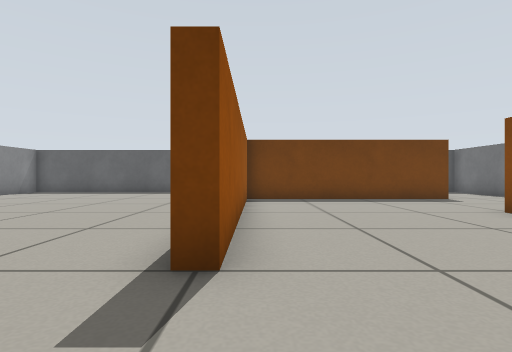
[1] (above)

20 first-person views from a walk through a Gazebo world. The camera is 0.39 m above the floor, looks level and sees 80° across. The floor is counted in squares, 0.5 m on a side. Each view is taken from the middle of a square. On the plan, view 1 faces up. The plan holds only what a view shows up to about 10 squares ahead; the rest is blank.

[2]
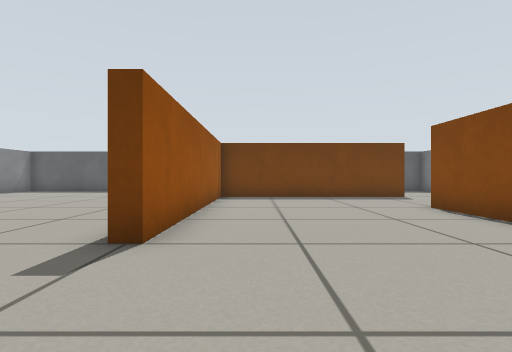

[3]
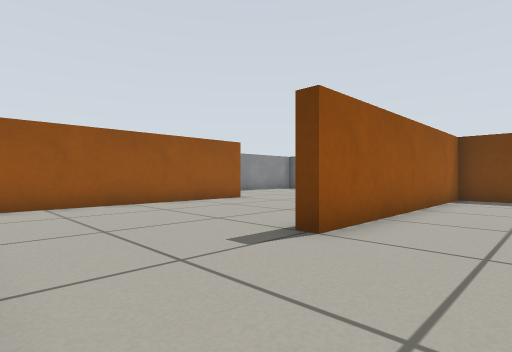

[4]
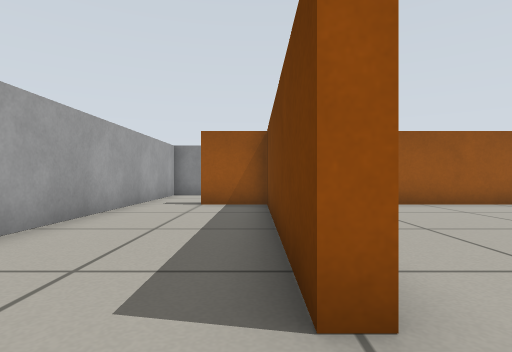

[5]
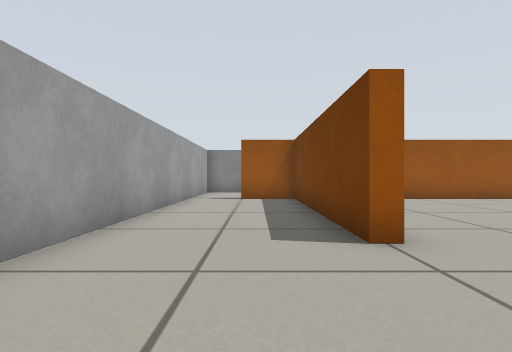

[6]
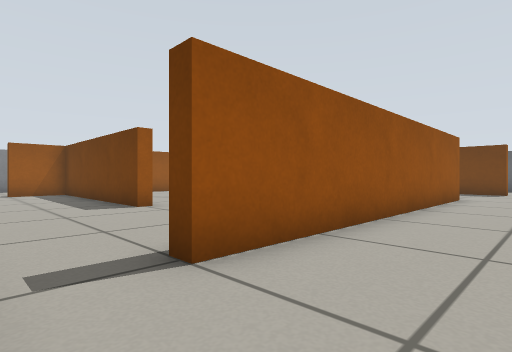

[7]
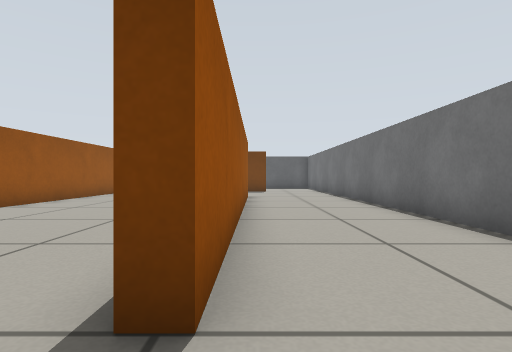

[8]
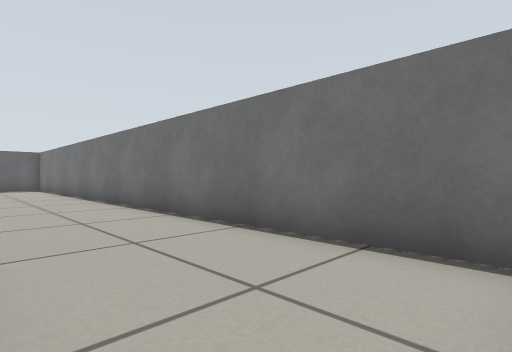

[9]
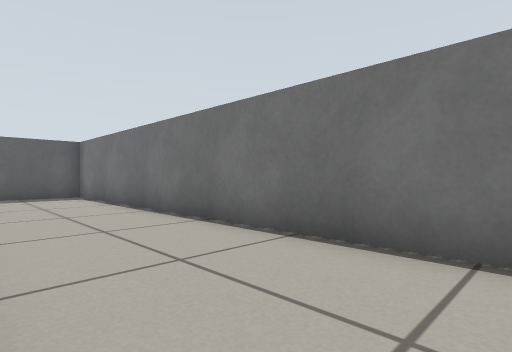

[10]
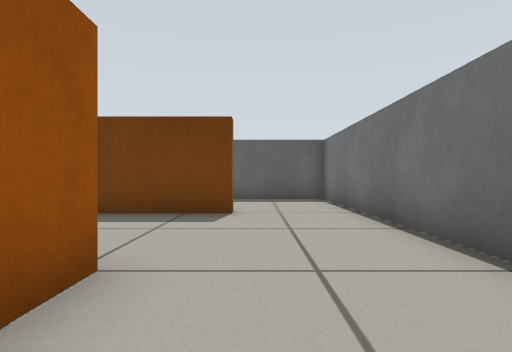

[11]
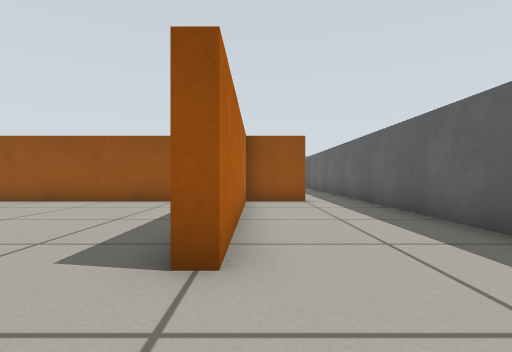

[12]
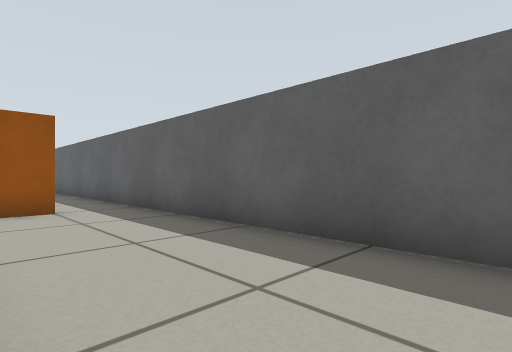

[13]
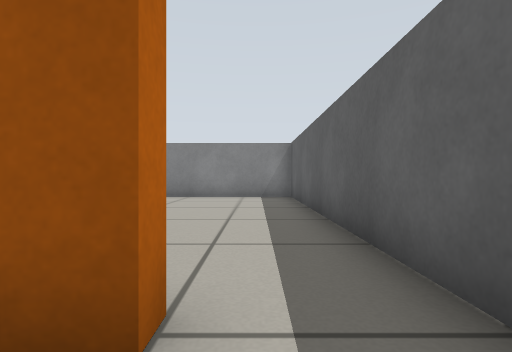

[14]
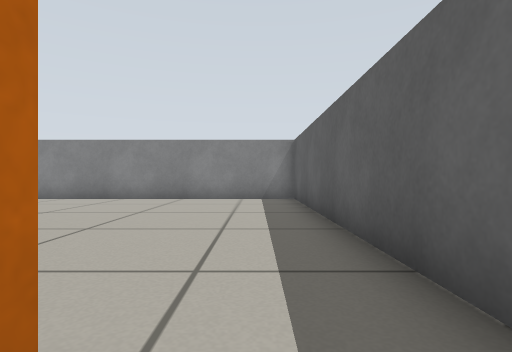

[15]
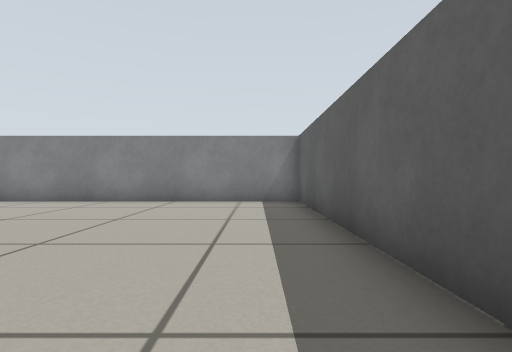

[16]
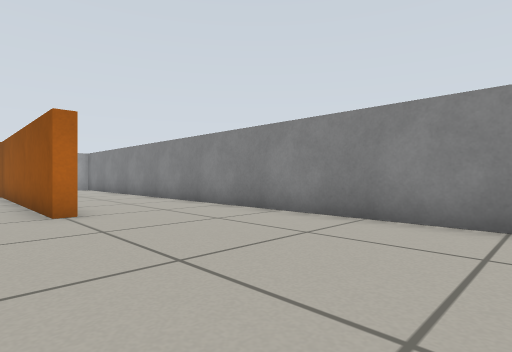

[17]
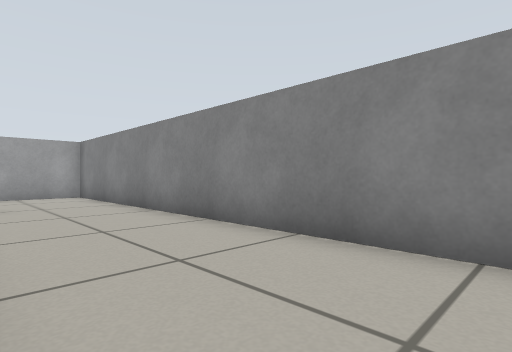

[18]
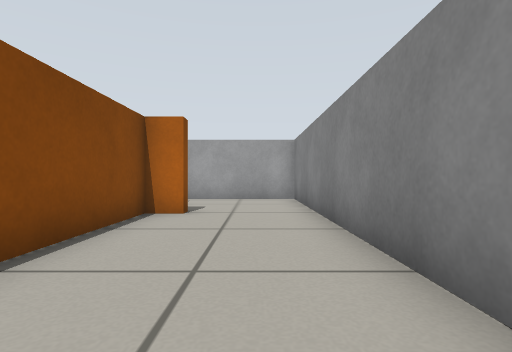

[19]
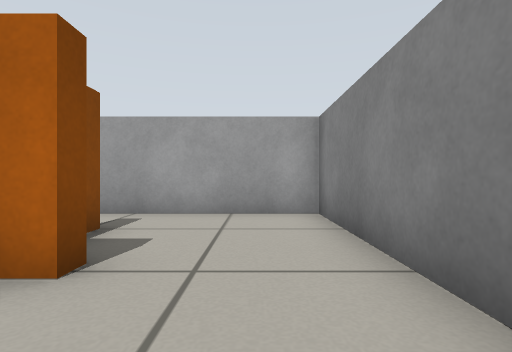

[20]
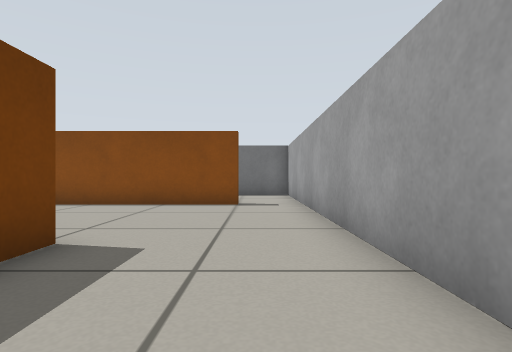

### Floor plan
Points are (right, up) in squares from view 1. A wall is a line through its corners. A room is listed if a view was taken in it or the views show most of it. See-through windows are left out.
Room 1 (views 1, 2, 3, 4, 5, 6, 7, 8, 9, 10, 11, 12, 13, 14, 15, 16, 17, 18, 19, 20)
walls: (5.3, 4.1) (5.3, 6.5); (1, 10.3) (-0.3, 10.3) (-0.3, 2.5) (-0.8, 2.5); (0.5, 10.7) (6.5, 10.7) (6.5, 10.3) (3.6, 10.3); (5.7, 6.5) (5.7, -3.5) (5.3, -3.5) (5.3, 1.5); (0.5, -1.2) (0.5, -1.7) (-6.3, -1.7) (-6.3, -3.5); (-6.8, 6.5) (-6.3, 6.5) (-6.3, -0.4); (-0.8, 12.5) (-0.3, 12.5) (-0.3, 10.6); (-6.7, -1.3) (-6.7, 2.4); (-7.5, -1.8) (-7.5, -1.3); (7.9, 14.3) (-10.3, 14.3) (-10.3, -5.3) (6.9, -5.3); (9.3, -4.8) (9.3, 14)

Positions as (right, up) in squares from view 1, and headings:
1: (0, 0), facing up
2: (1, -1), facing up
3: (2, -1), facing up-left
4: (2, -2), facing left
5: (4, -3), facing left
6: (8, -5), facing up-left
7: (6, -5), facing up
8: (6, -5), facing up-right
9: (6, 2), facing up-right
10: (7, 4), facing up
11: (9, 11), facing left
12: (7, 11), facing up-left
13: (1, 13), facing left
14: (0, 13), facing left
15: (-1, 13), facing left
16: (-5, 13), facing down-left
17: (-7, 7), facing down-left
18: (-9, 5), facing down
19: (-9, 1), facing down
20: (-3, -4), facing right
